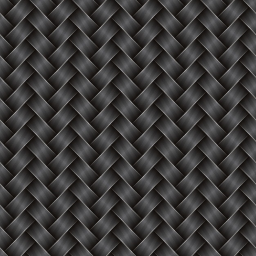
#> input picture data/imgs/fibers.png, 256 x 256 px
$ python __main__.py ../../data/imgs/fibers.png ../../data/imgs/image1.png
#> lines starting #> are read from the running program, lines starting #| are printed output that depends on the picture
### src/exemplar-based/inpainter.py
import time
import numpy as np
import matplotlib.pyplot as plt
from skimage.filters import laplace
from skimage.color import rgb2gray, rgb2lab


class Inpainter():

    def __init__(self, image, mask, patch_size=9):
        """
        Parameters:
            image: the image to be inpainted
            mask: the mask of the region to be inpainted, 255 for target region, 0 for reserved region
            patch_size: the size of the patches, must be an odd number
        """
        # validate input
        if image.shape[:2] != mask.shape:
            raise ValueError('Image and mask must have the same size')
        if patch_size % 2 == 0:
            raise ValueError('Patch size must be an odd number')

        # initialize attributes
        self.working_image = image.astype('uint8')
        self.initial_mask = mask.astype('uint8') // 255  # convert to 0-1
        self.working_mask = mask.astype('uint8') // 255  # convert to 0-1
        self.patch_size = patch_size
        self.height = image.shape[0]
        self.width = image.shape[1]
        self.confidence = (1 - self.working_mask).astype(float)
        self.data = np.zeros([self.height, self.width])

        # Non initialized attributes
        self.front = None
        self.front_points = None
        self.priority = None

    # [381 lines left out: functions inpaint, __find_front, __calculate_priority, __calculate_confidence, __update_data, __calculate_normal_matrix and 13 more, not called in this run]

### src/exemplar-based/__main__.py
import os
import argparse
from skimage.io import imread, imsave
import time
from inpainter import Inpainter


def main():
    args = parse_args()

    image = imread(args.input_image)
#> image is the input picture: shape (256, 256, 3); mean R, G, B 59.3, 57.7, 57.4
    img_base = os.path.splitext(os.path.basename(args.input_image))[0]
    mask = imread(args.mask)
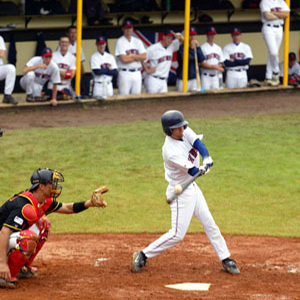
#> input picture data/imgs/image1.png, 300 x 300 px
#> mask is the input picture: shape (300, 300, 3); mean R, G, B 143.8, 122.4, 84.8

    if len(mask.shape) == 3:
        mask = mask[:, :, 0]
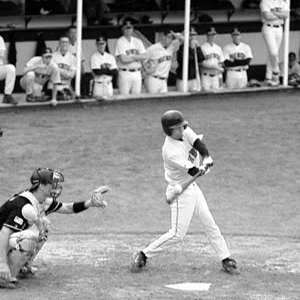
#> mask: shape (300, 300); min 0, max 255, mean 143.8

    output_image = Inpainter(image, mask, patch_size=args.patch_size).inpaint()
    imsave('./data/output/exemplar-based/{}_res.png'.format(img_base), output_image)


def parse_args():
    parser = argparse.ArgumentParser()
    parser.add_argument('input_image',
                        help='the image containing objects to be removed')
    parser.add_argument('mask',
                        help='the mask image of the region to be removed')
    parser.add_argument('-ps',
                        '--patch-size',
                        help='the size of the patches',
                        type=int,
                        default=9)
    return parser.parse_args()


if __name__ == '__main__':
    # WIP: computation time, metrics (PSNR, SSIM, LPIPS)
    start = time.process_time()
#> (the run stopped early here; a loop or call above may not have finished)
